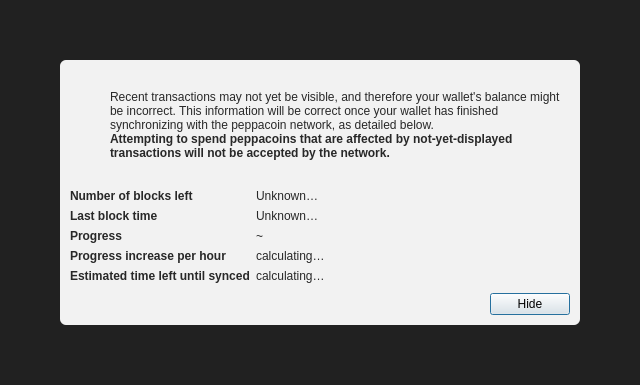
<?xml version="1.0" encoding="UTF-8"?>
<ui version="4.0">
 <class>ModalOverlay</class>
 <widget class="QWidget" name="ModalOverlay">
  <property name="geometry">
   <rect>
    <x>0</x>
    <y>0</y>
    <width>640</width>
    <height>385</height>
   </rect>
  </property>
  <property name="windowTitle">
   <string>Form</string>
  </property>
  <layout class="QVBoxLayout" name="verticalLayout" stretch="0">
   <property name="sizeConstraint">
    <enum>QLayout::SetDefaultConstraint</enum>
   </property>
   <property name="leftMargin">
    <number>0</number>
   </property>
   <property name="topMargin">
    <number>0</number>
   </property>
   <property name="rightMargin">
    <number>0</number>
   </property>
   <property name="bottomMargin">
    <number>0</number>
   </property>
   <item>
    <widget class="QWidget" name="bgWidget" native="true">
     <property name="styleSheet">
      <string notr="true">#bgWidget { background: rgba(0,0,0,220); }</string>
     </property>
     <layout class="QVBoxLayout" name="verticalLayoutMain" stretch="1">
      <property name="leftMargin">
       <number>60</number>
      </property>
      <property name="topMargin">
       <number>60</number>
      </property>
      <property name="rightMargin">
       <number>60</number>
      </property>
      <property name="bottomMargin">
       <number>60</number>
      </property>
      <item>
       <widget class="QWidget" name="contentWidget" native="true">
        <property name="styleSheet">
         <string notr="true">#contentWidget { background: rgba(255,255,255,240); border-radius: 6px; }

QLabel { color: rgb(40,40,40);  }</string>
        </property>
        <layout class="QVBoxLayout" name="verticalLayoutSub" stretch="1,0,0,0">
         <property name="spacing">
          <number>0</number>
         </property>
         <property name="leftMargin">
          <number>10</number>
         </property>
         <property name="topMargin">
          <number>10</number>
         </property>
         <property name="rightMargin">
          <number>10</number>
         </property>
         <property name="bottomMargin">
          <number>10</number>
         </property>
         <item>
          <layout class="QHBoxLayout" name="horizontalLayoutIconText" stretch="0,1">
           <property name="topMargin">
            <number>20</number>
           </property>
           <item>
            <layout class="QVBoxLayout" name="verticalLayoutIcon">
             <property name="leftMargin">
              <number>0</number>
             </property>
             <item>
              <widget class="QPushButton" name="warningIcon">
               <property name="enabled">
                <bool>false</bool>
               </property>
               <property name="text">
                <string/>
               </property>
               <property name="icon">
                <iconset>
                 <normaloff>:/icons/warning</normaloff>
                 <disabledoff>:/icons/warning</disabledoff>:/icons/warning</iconset>
               </property>
               <property name="iconSize">
                <size>
                 <width>48</width>
                 <height>48</height>
                </size>
               </property>
               <property name="flat">
                <bool>true</bool>
               </property>
              </widget>
             </item>
             <item>
              <spacer name="verticalSpacerWarningIcon">
               <property name="orientation">
                <enum>Qt::Vertical</enum>
               </property>
               <property name="sizeHint" stdset="0">
                <size>
                 <width>20</width>
                 <height>40</height>
                </size>
               </property>
              </spacer>
             </item>
            </layout>
           </item>
           <item>
            <layout class="QVBoxLayout" name="verticalLayoutInfoText">
             <property name="leftMargin">
              <number>0</number>
             </property>
             <property name="topMargin">
              <number>0</number>
             </property>
             <item>
              <widget class="QLabel" name="infoText">
               <property name="text">
                <string>Recent transactions may not yet be visible, and therefore your wallet's balance might be incorrect. This information will be correct once your wallet has finished synchronizing with the peppacoin network, as detailed below.</string>
               </property>
               <property name="textFormat">
                <enum>Qt::RichText</enum>
               </property>
               <property name="wordWrap">
                <bool>true</bool>
               </property>
              </widget>
             </item>
             <item>
              <widget class="QLabel" name="infoTextStrong">
               <property name="font">
                <font>
                 <weight>75</weight>
                 <bold>true</bold>
                </font>
               </property>
               <property name="text">
                <string>Attempting to spend peppacoins that are affected by not-yet-displayed transactions will not be accepted by the network.</string>
               </property>
               <property name="textFormat">
                <enum>Qt::RichText</enum>
               </property>
               <property name="wordWrap">
                <bool>true</bool>
               </property>
              </widget>
             </item>
             <item>
              <spacer name="verticalSpacerInTextSpace">
               <property name="orientation">
                <enum>Qt::Vertical</enum>
               </property>
               <property name="sizeHint" stdset="0">
                <size>
                 <width>20</width>
                 <height>40</height>
                </size>
               </property>
              </spacer>
             </item>
            </layout>
           </item>
          </layout>
         </item>
         <item>
          <spacer name="verticalSpacerAfterText">
           <property name="orientation">
            <enum>Qt::Vertical</enum>
           </property>
           <property name="sizeHint" stdset="0">
            <size>
             <width>20</width>
             <height>40</height>
            </size>
           </property>
          </spacer>
         </item>
         <item>
          <layout class="QFormLayout" name="formLayout">
           <property name="fieldGrowthPolicy">
            <enum>QFormLayout::FieldsStayAtSizeHint</enum>
           </property>
           <property name="horizontalSpacing">
            <number>6</number>
           </property>
           <property name="verticalSpacing">
            <number>6</number>
           </property>
           <property name="topMargin">
            <number>10</number>
           </property>
           <item row="0" column="0">
            <widget class="QLabel" name="labelNumberOfBlocksLeft">
             <property name="font">
              <font>
               <weight>75</weight>
               <bold>true</bold>
              </font>
             </property>
             <property name="text">
              <string>Number of blocks left</string>
             </property>
            </widget>
           </item>
           <item row="0" column="1">
            <widget class="QLabel" name="numberOfBlocksLeft">
             <property name="text">
              <string>Unknown…</string>
             </property>
            </widget>
           </item>
           <item row="1" column="0">
            <widget class="QLabel" name="labelLastBlockTime">
             <property name="font">
              <font>
               <weight>75</weight>
               <bold>true</bold>
              </font>
             </property>
             <property name="text">
              <string>Last block time</string>
             </property>
            </widget>
           </item>
           <item row="1" column="1">
            <widget class="QLabel" name="newestBlockDate">
             <property name="sizePolicy">
              <sizepolicy hsizetype="Maximum" vsizetype="Preferred">
               <horstretch>0</horstretch>
               <verstretch>0</verstretch>
              </sizepolicy>
             </property>
             <property name="text">
              <string>Unknown…</string>
             </property>
            </widget>
           </item>
           <item row="2" column="0">
            <widget class="QLabel" name="labelSyncDone">
             <property name="font">
              <font>
               <weight>75</weight>
               <bold>true</bold>
              </font>
             </property>
             <property name="text">
              <string>Progress</string>
             </property>
            </widget>
           </item>
           <item row="2" column="1">
            <layout class="QHBoxLayout" name="horizontalLayoutSync" stretch="0,1">
             <item>
              <widget class="QLabel" name="percentageProgress">
               <property name="text">
                <string notr="true">~</string>
               </property>
              </widget>
             </item>
            </layout>
           </item>
           <item row="4" column="0">
            <widget class="QLabel" name="labelProgressIncrease">
             <property name="font">
              <font>
               <weight>75</weight>
               <bold>true</bold>
              </font>
             </property>
             <property name="text">
              <string>Progress increase per hour</string>
             </property>
            </widget>
           </item>
           <item row="4" column="1">
            <widget class="QLabel" name="progressIncreasePerH">
             <property name="text">
              <string>calculating…</string>
             </property>
            </widget>
           </item>
           <item row="5" column="0">
            <widget class="QLabel" name="labelEstimatedTimeLeft">
             <property name="font">
              <font>
               <weight>75</weight>
               <bold>true</bold>
              </font>
             </property>
             <property name="text">
              <string>Estimated time left until synced</string>
             </property>
            </widget>
           </item>
           <item row="5" column="1">
            <widget class="QLabel" name="expectedTimeLeft">
             <property name="text">
              <string>calculating…</string>
             </property>
            </widget>
           </item>
          </layout>
         </item>
         <item>
          <layout class="QHBoxLayout" name="horizontalLayoutButtons">
           <property name="leftMargin">
            <number>10</number>
           </property>
           <property name="topMargin">
            <number>10</number>
           </property>
           <item>
            <spacer name="horizontalSpacer">
             <property name="orientation">
              <enum>Qt::Horizontal</enum>
             </property>
             <property name="sizeHint" stdset="0">
              <size>
               <width>40</width>
               <height>20</height>
              </size>
             </property>
            </spacer>
           </item>
           <item>
            <widget class="QPushButton" name="closeButton">
             <property name="text">
              <string>Hide</string>
             </property>
             <property name="shortcut">
              <string>Esc</string>
             </property>
             <property name="focusPolicy">
              <enum>Qt::StrongFocus</enum>
             </property>
             <property name="default">
              <bool>true</bool>
             </property>
            </widget>
           </item>
          </layout>
         </item>
        </layout>
       </widget>
      </item>
     </layout>
    </widget>
   </item>
  </layout>
 </widget>
 <resources/>
 <connections/>
</ui>
